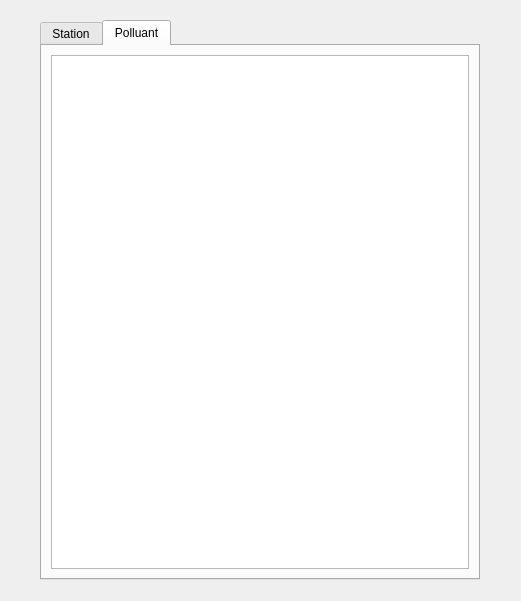
<?xml version="1.0" encoding="UTF-8"?>
<ui version="4.0">
 <class>Form</class>
 <widget class="QWidget" name="Form">
  <property name="geometry">
   <rect>
    <x>0</x>
    <y>0</y>
    <width>521</width>
    <height>601</height>
   </rect>
  </property>
  <property name="windowTitle">
   <string>Form</string>
  </property>
  <layout class="QGridLayout" name="gridLayout_4">
   <item row="0" column="0">
    <layout class="QGridLayout" name="gridLayout_3">
     <item row="1" column="2">
      <spacer name="horizontalSpacer_2">
       <property name="orientation">
        <enum>Qt::Horizontal</enum>
       </property>
       <property name="sizeHint" stdset="0">
        <size>
         <width>40</width>
         <height>20</height>
        </size>
       </property>
      </spacer>
     </item>
     <item row="2" column="1">
      <spacer name="verticalSpacer_2">
       <property name="orientation">
        <enum>Qt::Vertical</enum>
       </property>
       <property name="sizeHint" stdset="0">
        <size>
         <width>20</width>
         <height>40</height>
        </size>
       </property>
      </spacer>
     </item>
     <item row="0" column="1">
      <spacer name="verticalSpacer">
       <property name="orientation">
        <enum>Qt::Vertical</enum>
       </property>
       <property name="sizeHint" stdset="0">
        <size>
         <width>20</width>
         <height>40</height>
        </size>
       </property>
      </spacer>
     </item>
     <item row="1" column="0">
      <spacer name="horizontalSpacer">
       <property name="orientation">
        <enum>Qt::Horizontal</enum>
       </property>
       <property name="sizeHint" stdset="0">
        <size>
         <width>40</width>
         <height>20</height>
        </size>
       </property>
      </spacer>
     </item>
     <item row="1" column="1">
      <widget class="QTabWidget" name="tabWidget">
       <property name="minimumSize">
        <size>
         <width>440</width>
         <height>560</height>
        </size>
       </property>
       <property name="currentIndex">
        <number>1</number>
       </property>
       <widget class="QWidget" name="tabStation">
        <attribute name="title">
         <string>Station</string>
        </attribute>
        <layout class="QVBoxLayout" name="verticalLayout_2">
         <item>
          <layout class="QGridLayout" name="gridLayout">
           <item row="0" column="0">
            <widget class="QTableView" name="tableViewStation"/>
           </item>
          </layout>
         </item>
        </layout>
       </widget>
       <widget class="QWidget" name="tabPolluant">
        <attribute name="title">
         <string>Polluant</string>
        </attribute>
        <layout class="QVBoxLayout" name="verticalLayout">
         <item>
          <layout class="QGridLayout" name="gridLayout_2">
           <item row="0" column="0">
            <widget class="QTableView" name="tableViewPolluant"/>
           </item>
          </layout>
         </item>
        </layout>
       </widget>
      </widget>
     </item>
    </layout>
   </item>
  </layout>
 </widget>
 <resources/>
 <connections/>
</ui>
